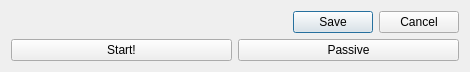
   <widget class="QWidget" name="layoutWidget">
    <property name="geometry">
     <rect>
      <x>5</x>
      <y>327</y>
      <width>470</width>
      <height>71</height>
     </rect>
    </property>
    <layout class="QGridLayout" name="gridLayout_5">
     <item row="0" column="1">
      <widget class="QDialogButtonBox" name="buttonBox">
       <property name="sizePolicy">
        <sizepolicy hsizetype="Expanding" vsizetype="Minimum">
         <horstretch>0</horstretch>
         <verstretch>0</verstretch>
        </sizepolicy>
       </property>
       <property name="standardButtons">
        <set>QDialogButtonBox::Cancel|QDialogButtonBox::Save</set>
       </property>
       <property name="centerButtons">
        <bool>false</bool>
       </property>
      </widget>
     </item>
     <item row="1" column="0">
      <widget class="QPushButton" name="pushButton">
       <property name="sizePolicy">
        <sizepolicy hsizetype="Expanding" vsizetype="Expanding">
         <horstretch>0</horstretch>
         <verstretch>0</verstretch>
        </sizepolicy>
       </property>
       <property name="statusTip">
        <string>Start/Stop</string>
       </property>
       <property name="locale">
        <locale language="English" country="UnitedStates"/>
       </property>
       <property name="text">
        <string>Start!</string>
       </property>
      </widget>
     </item>
     <item row="1" column="1">
      <widget class="QPushButton" name="pushButton_2">
       <property name="sizePolicy">
        <sizepolicy hsizetype="Expanding" vsizetype="Expanding">
         <horstretch>0</horstretch>
         <verstretch>0</verstretch>
        </sizepolicy>
       </property>
       <property name="statusTip">
        <string>Start/Stop</string>
       </property>
       <property name="locale">
        <locale language="English" country="UnitedStates"/>
       </property>
       <property name="text">
        <string>Passive</string>
       </property>
      </widget>
     </item>
     <item row="0" column="0">
      <widget class="QLabel" name="InfoLabel">
       <property name="text">
        <string/>
       </property>
      </widget>
     </item>
    </layout>
   </widget>
